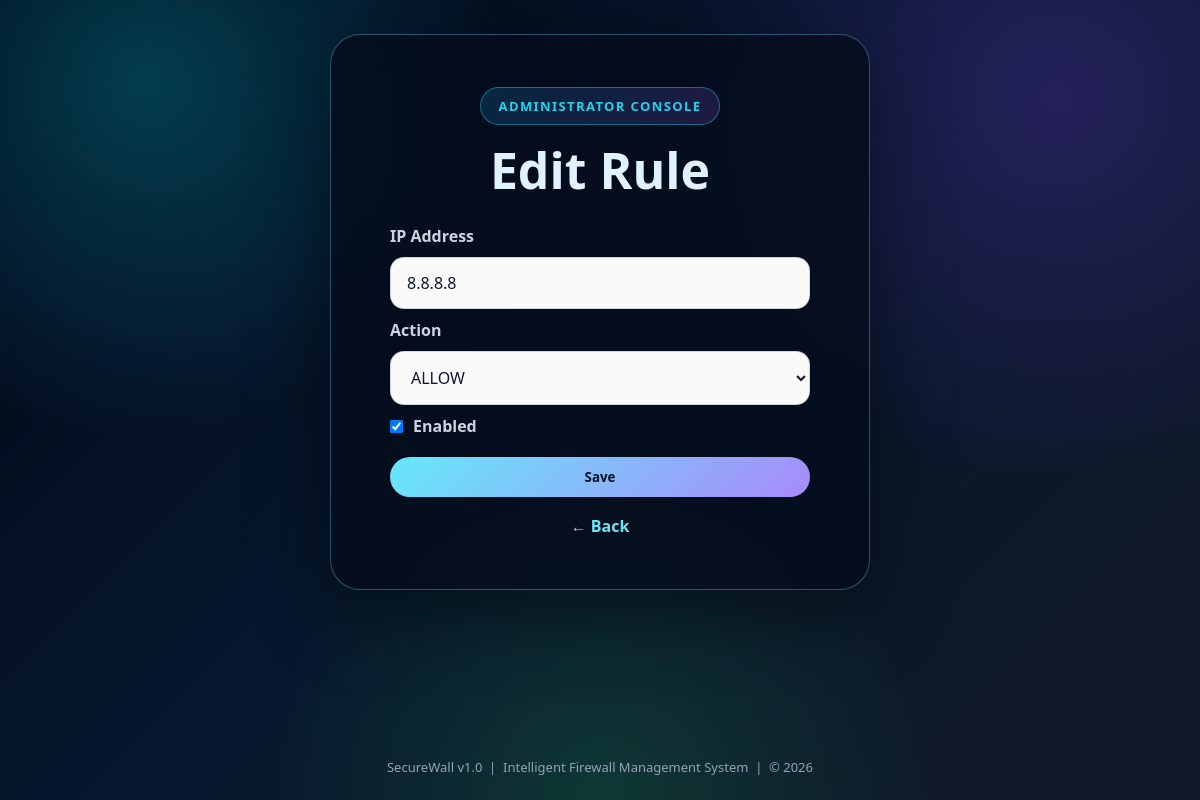
Page /admin/rules/edit/3 (signed in) on the committed database.
### tables this page shows
CREATE TABLE rules (
            id INTEGER PRIMARY KEY AUTOINCREMENT,
            ip TEXT UNIQUE,
            action TEXT
        , enabled INTEGER DEFAULT 1);

### app.py (the view, shortened to what this page needs)
@app.route("/admin/rules/edit/<int:rule_id>", methods=["GET", "POST"])
@admin_required
def edit_rule(rule_id):
    conn = get_connection()
    c = conn.cursor()
    c.execute("SELECT id, ip, action, enabled FROM rules WHERE id = ?", (rule_id,))
    rule = c.fetchone()
    conn.close()
    if not rule:
        flash("Rule not found.")
        return redirect(url_for("admin_dashboard"))
    return render_template("edit_rule.html", rule=rule)

### app.py (called while the page is built)
def get_connection():
    return sqlite3.connect(DATABASE)

def admin_required(view_function):
    @wraps(view_function)
    def wrapper(*args, **kwargs):
        if not session.get("admin_logged_in"):
            flash("Please login as admin first.")
            return redirect(url_for("admin_login"))
        return view_function(*args, **kwargs)
    return wrapper

### templates/edit_rule.html (shortened to what this page needs)
{% extends "base.html" %}
{% set title = "Edit Rule" %}
{% block content %}
<section class="login-panel">
    <div class="login-badge">Administrator Console</div>
    <h1>Edit Rule</h1>
    <form class="login-form" method="POST">
        <label>IP Address</label>
        <input type="text" name="ip" value="{{ rule[1] }}" required>
        <label>Action</label>
        <select name="action">
            <option value="ALLOW" {% if rule[2] == 'ALLOW' %}selected{% endif %}>ALLOW</option>
        </select>
        <label class="checkbox-line"><input type="checkbox" name="enabled" {% if rule[3] == 1 %}checked{% endif %}> Enabled</label>
        <button type="submit">Save</button>
    </form>
    <a class="text-link" href="{{ url_for('admin_dashboard') }}">← Back</a>
</section>
{% endblock %}

### static/style.css (style rules this page uses)
* { margin: 0; padding: 0; box-sizing: border-box; font-family: "Segoe UI", Arial, sans-serif; }
body { min-height: 100vh; color: #f8fbff; background: radial-gradient(circle at 12% 10%, rgba(0, 242, 254, 0.22), transparent 28%), radial-gradient(circle at 88% 12%, rgba(124, 58, 237, 0.24), transparent 30%), radial-gradient(circle at 50% 100%, rgba(34, 197, 94, 0.18), transparent 34%), linear-gradient(135deg, #020617, #07182e 48%, #111827); }
.hero-panel, .login-panel, .panel { max-width: 1120px; margin: 0 auto; background: rgba(6, 13, 28, 0.82); border: 1px solid rgba(125, 211, 252, 0.35); border-radius: 30px; padding: 52px; box-shadow: 0 22px 80px rgba(0, 0, 0, 0.45); backdrop-filter: blur(16px); }
.hero-panel, .login-panel { text-align: center; }
.login-panel { max-width: 540px; }
.hero-badge, .login-badge { display: inline-block; color: #22d3ee; background: linear-gradient(135deg, rgba(14, 165, 233, 0.18), rgba(168, 85, 247, 0.16)); border: 1px solid rgba(34, 211, 238, 0.45); padding: 9px 18px; border-radius: 999px; font-size: 13px; font-weight: 900; text-transform: uppercase; letter-spacing: 1.4px; margin-bottom: 18px; }
h1 { color: #e0f2fe; font-size: 50px; line-height: 1.08; margin-bottom: 12px; font-weight: 900; }
.card-button, .secondary-button, .danger-button, button { display: inline-block; text-decoration: none; border: 0; color: #06111f; background: linear-gradient(135deg, #67e8f9, #a78bfa); padding: 11px 18px; border-radius: 999px; font-weight: 900; cursor: pointer; transition: 0.2s; min-width: 130px; text-align: center; }
.text-link { display: inline-block; margin-top: 18px; color: #67e8f9; text-decoration: none; font-weight: 900; }
.login-form { display: grid; gap: 10px; max-width: 420px; margin: 28px auto 0; text-align: left; }
.login-form label { font-weight: 800; color: #cbd5e1; }
.login-form input, .form-row input, .form-row select { width: 100%; padding: 14px 16px; border-radius: 14px; border: 1px solid rgba(148, 163, 184, 0.42); background: rgba(255, 255, 255, 0.98); color: #0f172a; outline: none; font-size: 16px; }
.login-form button { margin-top: 10px; width: 100%; }
.login-form select { width: 100%; padding: 14px 16px; border-radius: 14px; border: 1px solid rgba(148, 163, 184, 0.42); background: rgba(255,255,255,0.98); color: #0f172a; font-size: 16px; }
.checkbox-line { display: flex; align-items: center; gap: 10px; }
.checkbox-line input { width: auto; }

### rows in the picture
rules: ip "8.8.8.8", action "ALLOW", enabled "☑"
